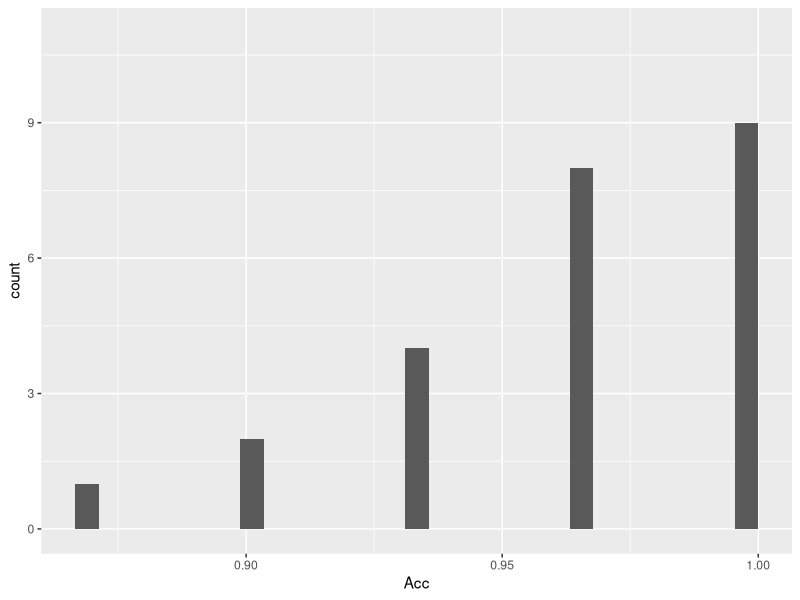
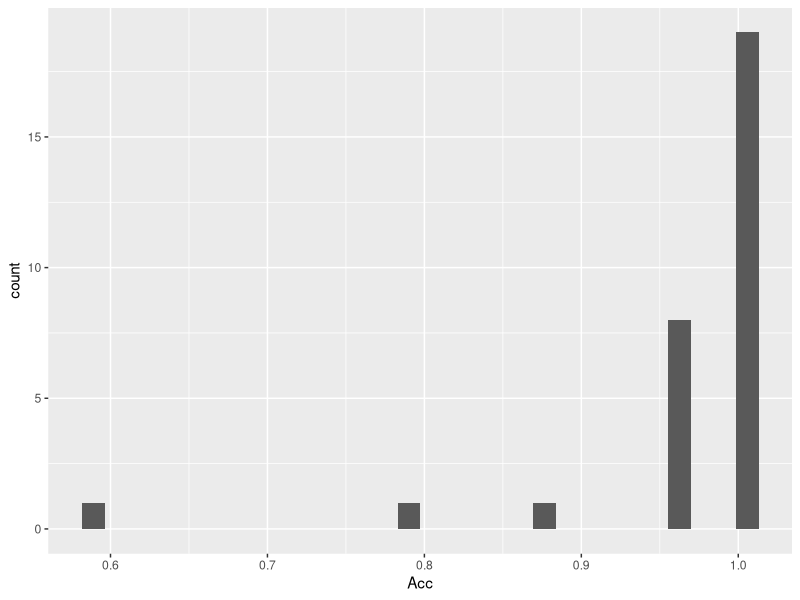
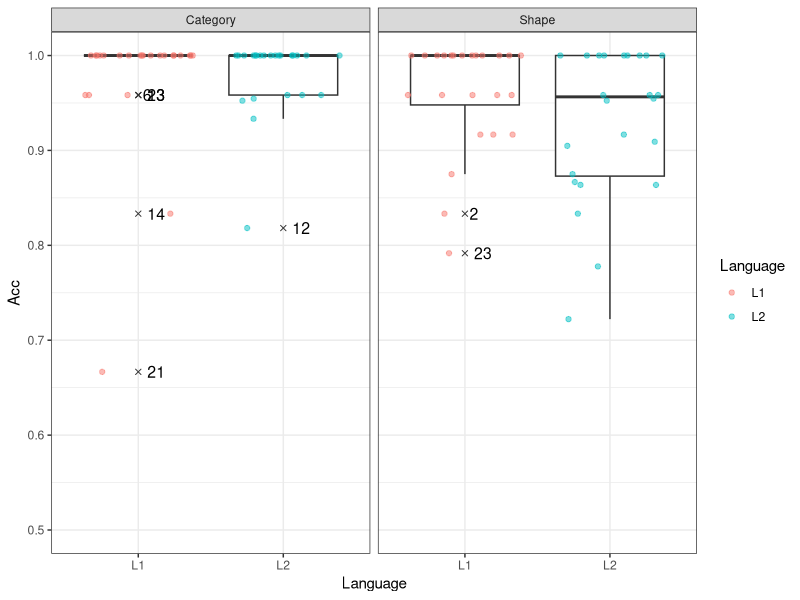
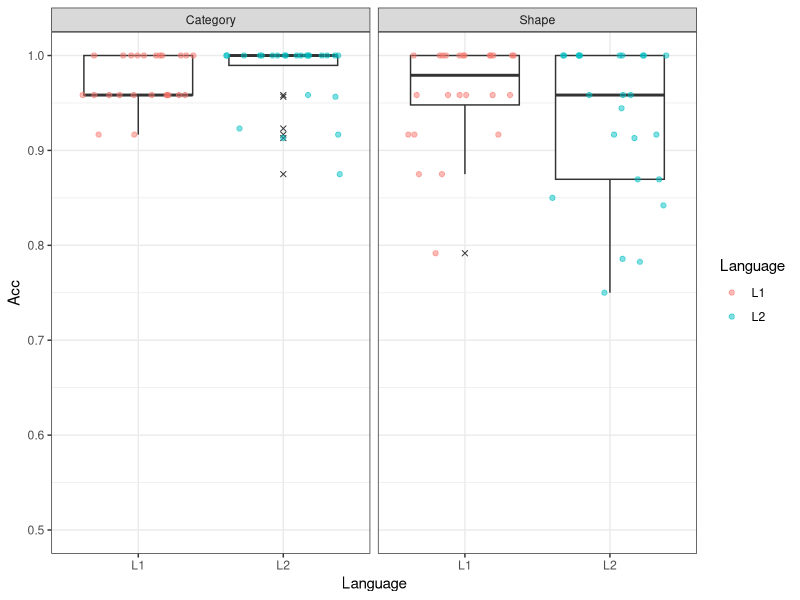

Write the R code that produced these figures, in order. (Note: this script raises an error after producing the figures.)
## ---- chunk 1
knitr::opts_chunk$set(echo = TRUE)
library(knitr)
library(dplyr)
library(ggplot2)
library(GGally)
library(tidyr)
library(lme4)
## ---- chunk 2
# Matching task
d_match <- read.csv("../data/data_matching-task.csv", fileEncoding = "UTF-8")
head(d_match)
## ---- chunk 3
# form/category task -- two versions to choose from (uncomment/comment one)

# # full version
# d_fc <- read.csv("../data/data_form-category-task.csv", fileEncoding = "UTF-8")

# cleaned version (see "~/data/process_data.Rmd" for details)
d_fc <- read.csv("../data/data_form-category-task_cleaned.csv", fileEncoding = "UTF-8")

head(d_fc)
## ---- chunk 4
backgr <- read.csv("../data/participant-background.csv", fileEncoding = "UTF-8")
head(backgr)
## ---- chunk 5
d_infe <- read.csv("../data/data_inference-task.csv", fileEncoding = "UTF-8", 
                   stringsAsFactors = FALSE)
# Want to change "visuospatial" to "spatial" for clarity
d_infe$Type[d_infe$Type == "Visuospatial"] <- "Spatial"
head(d_infe)
## ---- chunk 6
head(d_match)
## ---- chunk 7
d_match %>% group_by(Subject) %>% summarise(Acc = mean(Score)) %>%
  ggplot(aes(x = Acc)) + geom_histogram() + ylim(0, 11)
## ---- chunk 8
d_match$Error <- ifelse(d_match$Score == 1, 0, 1)
d_match %>% group_by(Subject) %>% 
  summarise(NbErrors = sum(Error)) %>%
  group_by(NbErrors) %>%
  summarise(Freq = n()) %>%
  kable
## ---- chunk 9
d_match %>% group_by(TargetWord) %>% summarise(Acc = mean(Score)) %>%
  ggplot(aes(x = Acc)) + geom_histogram()
## ---- chunk 10
d_match %>% group_by(TargetWord) %>% 
  summarise(NbErrors = sum(Error)) %>%
  arrange(- NbErrors) %>%
  print(n = 12)
## ---- chunk 11
d_fc_subj <- d_fc %>% 
  group_by(Subject, Task, Language) %>%
  summarise(Acc = mean(Score))
## ---- chunk 12
d_fc_subj <- d_fc %>% 
  group_by(Subject, Task, Language) %>%
  summarise(Acc = mean(Score))

# To be able to plot the label names of outliers (SPSS does it by default), we
# adapt the solution proposed in
# https://stackoverflow.com/questions/33524669/labeling-outliers-of-boxplots-in-r
is_outlier <- function(x) {
  return(x < quantile(x, 0.25) - 1.5 * IQR(x) | x > quantile(x, 0.75) + 1.5 * IQR(x))
}
# Outlier contains a subject ID if they are an outlier for a task-language combo
d_fc_subj <- d_fc_subj %>%
  group_by(Task, Language) %>%
  mutate(Outlier = ifelse(is_outlier(Acc), Subject, as.numeric(NA)))
head(d_fc_subj)
## ---- chunk 13

ggplot(d_fc_subj, aes(x = Language, y = Acc)) +
  geom_boxplot(outlier.shape = 4) +
  geom_jitter(height = 0, alpha = .5, aes(colour = Language)) +
  geom_text(aes(label = Outlier), na.rm = TRUE, hjust = -0.5, size = 4) +
  facet_grid(. ~ Task) +
  ylim(.5, 1) +
  theme_bw()
## ---- chunk 14
d_fc_item <- d_fc %>% 
  group_by(ItemID, Task, Language) %>%
  summarise(Acc = mean(Score))
head(d_fc_item)
## ---- chunk 15
ggplot(d_fc_item, aes(x = Language, y = Acc)) +
  geom_boxplot(outlier.shape = 4) +
  geom_jitter(height = 0, alpha = .5, aes(colour = Language)) +
  facet_grid(. ~ Task) +
  ylim(.5, 1) +
  theme_bw()

## ---- chunk 16
# Sum coding for factors
# Task
contrasts(d_fc$Task) <- contr.sum(2)
colnames(contrasts(d_fc$Task)) <- "Categ_vs_Shape"
contrasts(d_fc$Task)
# Language
contrasts(d_fc$Language) <- - contr.sum(2)
colnames(contrasts(d_fc$Language)) <- "L2_vs_L1"
contrasts(d_fc$Language)
## ---- chunk 17
# fail to converge...

# fm_fc <- glmer(Score ~ Task * Language +
#                  (Task * Language | Subject) +
#                  (Task * Language | ItemID),
#                data = d_fc,
#                family = "binomial")

# fm_fc <- glmer(Score ~ Task * Language +
#                  (Task * Language | Subject) +
#                  (Task + Language | ItemID),
#                data = d_fc,
#                family = "binomial")

# The only model I can get to converge with any random slope by subjects:
# fm_fc7 <- glmer(Score ~ Task * Language +
#                   (1 + Task | Subject) +
#                   (1 | ItemID),
#                 data = d_fc,
#                 family = "binomial")
# summary(fm_fc7)
## ---- chunk 18
ggpairs(backgr[, c(2, 4:7)], lower = list(continuous = "smooth"))
## ---- chunk 19
ggplot(backgr, aes(x = LexTale)) + geom_histogram(binwidth = .05)
## ---- chunk 20
# Subset form/category task data in L2 only:
d_fc_l2 <- d_fc_subj %>% select(-Outlier) %>% filter(Language == "L2")
# Add their proficiency scores:
d_fc_l2 <- left_join(d_fc_l2, backgr %>% select(Subject, LexTale))
## ---- chunk 21
ggplot(d_fc_l2, aes(x = LexTale, y = Acc, colour = Task)) +
  geom_point() +
  geom_smooth(method = "lm")
## ---- chunk 22
by(d_fc_l2, d_fc_l2$Task, function(df) with(df, cor.test(Acc, LexTale)))
## ---- chunk 23
d_infe_subj <- d_infe %>% 
  group_by(Subject, Language, Type) %>%
  summarise(Acc = mean(Score))
head(d_infe_subj)
## ---- chunk 24
ggplot(d_infe_subj, aes(x = Language, y = Acc)) +
  geom_boxplot(outlier.shape = 4) +
  geom_jitter(height = 0, alpha = .5, aes(colour = Language)) +
  facet_grid(. ~ Type) +
  ylim(0, 1) +
  geom_hline(yintercept = .5, linetype = "dotted") +
  theme_bw()
## ---- chunk 25
d_infe %>%
  mutate(Val = ifelse(Valid == 1, "valid", "invalid")) %>%
  group_by(Subject, Language, Type, Val) %>%
  summarise(Acc = mean(Score)) %>%
  ggplot(aes(x = Language, y = Acc)) +
  geom_boxplot(outlier.shape = 4) +
  geom_jitter(height = 0, alpha = .5, aes(colour = Language)) +
  facet_grid(Type ~ Val) +
  ylim(0, 1) +
  geom_hline(yintercept = .5, linetype = "dotted") +
  theme_bw()
## ---- chunk 26
d_infe_ite <- d_infe %>%
  mutate(Val = ifelse(Valid == 1, "valid", "invalid")) %>%
  group_by(InferPattern, Language, Type, Val) %>%
  summarise(Acc = mean(Score))

ggplot(d_infe_ite, aes(x = Language, y = Acc)) +
  geom_boxplot(outlier.shape = 4) +
  geom_jitter(height = 0, alpha = .5, aes(colour = Language)) +
  facet_grid(. ~ Type) +
  ylim(0, 1) +
  geom_hline(yintercept = .5, linetype = "dotted") +
  theme_bw()
## ---- chunk 27
ggplot(d_infe_ite, aes(x = Language, y = Acc)) +
  geom_boxplot(outlier.shape = 4) +
  geom_jitter(height = 0, alpha = .5, aes(colour = Val)) +
  facet_grid(. ~ Type) +
  ylim(0, 1) +
  geom_hline(yintercept = .5, linetype = "dotted") +
  theme_bw()
## ---- chunk 28
ggplot(d_infe_ite, aes(x = Language, y = Acc)) +
  geom_boxplot(outlier.shape = 4) +
  geom_jitter(height = 0, alpha = .5, aes(colour = Language)) +
  facet_grid(Type ~ Val) +
  ylim(0, 1) +
  geom_hline(yintercept = .5, linetype = "dotted") +
  theme_bw()
## ---- chunk 29
# Compute by speaker averages for later plotting and add that to data frame
mean_RT <- d_infe %>% group_by(Subject) %>% 
  summarise(Mean_RT = mean(RT),
            Median_RT = median(RT))
d_infe <- left_join(d_infe, mean_RT)
# Order Subject levels according to Median_RT
d_infe$Subject <- factor(d_infe$Subject, levels = mean_RT$Subject[order(mean_RT$Median_RT)])
## ---- chunk 30
ggplot(d_infe, aes(x = Language, y = RT)) +
  geom_boxplot() +
  facet_wrap(~ Subject) +
  geom_hline(aes(yintercept = Mean_RT), linetype = "dotted", colour = "red") +
  geom_hline(aes(yintercept = Median_RT), linetype = "dashed", colour = "blue") +
  ggtitle("Raw Response Times (no outliers removed)") +
  theme_bw()
## ---- chunk 31
summary(d_infe$RT)
## ---- chunk 32
ggplot(d_infe, aes(x = Language, y = RT)) +
  geom_boxplot() +
  facet_wrap(~ Subject) +
  geom_hline(aes(yintercept = Mean_RT), linetype = "dotted", colour = "red") +
  geom_hline(aes(yintercept = Median_RT), linetype = "dashed", colour = "blue") +
  ylim(-0.5, 10) +
  ggtitle("Raw Response Times: only RTs < 10 s") +
  theme_bw()
## ---- chunk 33
ggplot(d_infe, aes(x = factor(Score), y = RT)) +
  geom_boxplot() +
  facet_grid(. ~ Language)
## ---- chunk 34
d_infe %>% group_by(Language, Score) %>% 
  summarise(Mean_RT = mean(RT), SD_RT = sd(RT)) %>%
  kable
## ---- chunk 35
table(d_infe$Score)
## ---- chunk 36
d_infe %>%
  mutate(Error = ifelse(Score == 0, 1, 0)) %>%
  group_by(Subject) %>%
  summarise(nbErrors = sum(Error), nbObs = n()) %>%
  mutate(dataLossPerc = round(100 * nbErrors / nbObs)) %>%
  arrange(-nbErrors) %>%
  select(Subject, nbErrors, dataLossPerc) %>%
  print(n = 24)
## ---- chunk 37
d_infe %>%
  mutate(Error = ifelse(Score == 0, 1, 0)) %>%
  group_by(Subject, Language) %>%
  summarise(nbErrors = sum(Error), nbObs = n()) %>%
  mutate(dataLossPerc = round(100 * nbErrors / nbObs)) %>%
  arrange(-nbErrors) %>%
  select(Subject, Language, nbErrors, dataLossPerc)
## ---- chunk 38
d_infe_corr <- d_infe %>% filter(Score == 1)
## ---- chunk 39
d_infe %>%
  mutate(Error = ifelse(Score == 0, 1, 0)) %>%
  group_by(InferPattern, Type) %>%
  summarise(nbErrors = sum(Error), nbObs = n()) %>%
  mutate(dataLossPerc = round(100 * nbErrors / nbObs)) %>%
  arrange(-nbErrors) %>%
  select(InferPattern, nbErrors, dataLossPerc)
## ---- chunk 40
d_infe_corr <- d_infe %>% filter(Score == 1)
## ---- chunk 41
# Following
# http://www.cookbook-r.com/Graphs/Plotting_distributions_(ggplot2)/
ggplot(d_infe_corr, aes(x = RT)) + 
  geom_histogram(aes(y=..density..),  # Histogram with density instead of count on y-axis
                 binwidth=.5, colour="black", fill="white") +
  geom_density(alpha=.2, fill="#FF6666")  # Overlay with transparent density plot
## ---- chunk 42
# Because log of negative number is not defined, we somewhat arbitrarily add
# 0.5 to all RTs (just a shift in scale) to make them all positive:
d_infe_corr$logRT <- log(d_infe_corr$RT + 0.5)
ggplot(d_infe_corr, aes(x = logRT)) + 
  geom_histogram(aes(y=..density..),  # Histogram with density instead of count on y-axis
                 colour="black", fill="white") +
  geom_density(alpha=.2, fill="#FF6666")  # Overlay with transparent density plot
## ---- chunk 43
# Compute by speaker averages and medians for logRT
mean_logRT <- d_infe_corr %>% group_by(Subject) %>% 
  summarise(Mean_logRT = mean(logRT),
            Median_logRT = median(logRT))
d_infe_corr <- left_join(d_infe_corr, mean_logRT)
# Order Subject levels according to Median_logRT now
d_infe_corr$Subject <- factor(
  d_infe_corr$Subject, 
  levels = mean_logRT$Subject[order(mean_logRT$Median_logRT)]
  )
## ---- chunk 44
ggplot(d_infe_corr, aes(x = Language, y = logRT)) +
  geom_boxplot() +
  facet_wrap(~ Subject) +
  geom_hline(aes(yintercept = Mean_logRT), linetype = "dotted", colour = "red") +
  geom_hline(aes(yintercept = Median_logRT), linetype = "dashed", colour = "blue") +
  ggtitle("Log-transformed Response Times (no observations removed)") +
theme_bw()
## ---- chunk 45
# Summarize RTs by subject
rt_subj <- d_infe_corr %>%
  group_by(Subject, Language, Type) %>%
  summarise(logRT = mean(logRT))
head(rt_subj, 7)
## ---- chunk 46
ggplot(rt_subj, aes(x = Language, y = logRT, colour = Language)) +
  geom_boxplot() +
  facet_grid(. ~ Type)
## ---- chunk 47
sem_fun <- function(x) sd(x) / sqrt(length(x))
rt_subj_summ <- rt_subj %>%
  group_by(Language, Type) %>%
  summarise(M = mean(logRT), SE = sem_fun(logRT))
rt_subj_summ
## ---- chunk 48
ggplot(rt_subj_summ, aes(x = Language, y = M, colour = Language)) +
  geom_point(size = 2) +
  geom_errorbar(aes(ymin = M - 1.96 * SE, ymax = M + 1.96 * SE), width = .25,
                size = 1) +
  facet_grid(. ~ Type) +
  theme_bw()
## ---- chunk 49
ggplot(rt_subj_summ, aes(x = Language, y = M)) +
  geom_point(size = 2) +
  geom_errorbar(aes(ymin = M - 1.96 * SE, ymax = M + 1.96 * SE), width = .25,
                size = 1) +
  geom_jitter(data = rt_subj, aes(y = logRT, colour = Language), height = 0, 
              alpha = .4) +
  facet_grid(. ~ Type) +
  theme_bw()
## ---- chunk 50
ggplot(rt_subj_summ, aes(x = Language, y = M)) +
  geom_point(size = 2) +
  geom_errorbar(aes(ymin = M - 1.96 * SE, ymax = M + 1.96 * SE), width = .25,
                size = 1) +
  geom_jitter(data = rt_subj, aes(y = logRT, colour = Language), height = 0, 
              alpha = .4) +
  geom_line(data = rt_subj, aes(y = logRT, group = Subject), alpha = .3) +
  facet_grid(. ~ Type) +
  theme_bw()
## ---- chunk 51
# NB: We remove control condition, for clarity.
rt_subj_amlap <- rt_subj %>% filter(Type != "Control") 
rt_subj_amlap
rt_subj_summ <- rt_subj %>%
  group_by(Language, Type) %>%
  summarise(M = mean(logRT), SE = sem_fun(logRT))

rt_subj_summ %>%
  filter(Type != "Control") %>%
ggplot(aes(x = Language, y = M)) +
  geom_point(size = 2) +
  geom_errorbar(aes(ymin = M - 1.96 * SE, ymax = M + 1.96 * SE), width = .25,
                size = 1) +
  geom_jitter(data = rt_subj %>% filter(Type != "Control"), aes(y = logRT, colour = Language), height = 0, 
              alpha = .4) +
  facet_grid(. ~ Type) +
  ylab("Response Times\n(log seconds)") +
  theme_bw()
## ---- chunk 52
ggsave("fig_exp2_amlap.png", height = 2.5, width = 5)
## ---- chunk 53
# Sum coding for Language
d_infe_corr$Language <- factor(d_infe_corr$Language)
contrasts(d_infe_corr$Language) <- - contr.sum(2)
colnames(contrasts(d_infe_corr$Language)) <- "L2_vs_L1"
contrasts(d_infe_corr$Language)

# Type, with 2 possibilities
# 1) Helmert coding
d_infe_corr$Type <- factor(d_infe_corr$Type)
contrasts(d_infe_corr$Type) <- contr.helmert(3)
colnames(contrasts(d_infe_corr$Type)) <- c("Spat_vs_Cont", "Visual_vs_rest")
contrasts(d_infe_corr$Type)
contrasts(d_infe_corr$Language)
# # 2) Treatment/dummy coding
# d_infe_corr$Type <- factor(d_infe_corr$Type, 
#                            levels = c( "Visual", "Control", "Visuospatial"))
# contrasts(d_infe_corr$Type) <- contr.treatment(3)
# colnames(contrasts(d_infe_corr$Type)) <- c("Contr-vs-Visu", "Spat-vs-Visu")
# contrasts(d_infe_corr$Type)
## ---- chunk 54
# # Model with critical interaction
# fm_RT <- lmer(logRT ~ Language * Type +
#                 (1 + Language * Type | Subject) +
#                 (1 + Language * Type | InferPattern),
#               data = d_infe_corr, REML = FALSE)
# summary(fm_RT)
# # Model WITHOUT critical interaction
# fm_RT_nointeract <- lmer(logRT ~ Language + Type +
#                            (1 + Language * Type | Subject) +
#                            (1 + Language * Type | InferPattern),
#                          data = d_infe_corr, REML = FALSE)
# summary(fm_RT_nointeract)
## ---- chunk 55
# anova(fm_RT, fm_RT_nointeract)
## ---- chunk 56
RTs_proficiency <- d_infe_corr %>%
  filter(Type == "Visual") %>%
  group_by(Subject, Language) %>%
  summarise(M = mean(logRT)) %>%
  # From long to wide
  spread(Language, M) %>%
  # compute difference
  mutate(L1_minus_L2 = L1 - L2) %>%
  # Join with information about proficiency and accuracy in the shape task
  left_join(d_fc_l2 %>%
              ungroup() %>%
              mutate(Subject = as.character(Subject)) %>% 
              filter(Task == "Shape") %>% 
              select(Subject, Acc, LexTale))
head(RTs_proficiency)
## ---- chunk 57
ggplot(RTs_proficiency, aes(x = LexTale, y = L1_minus_L2)) +
  geom_point() +
  geom_smooth(method = "lm")
## ---- chunk 58
with(RTs_proficiency, cor.test(L1_minus_L2, LexTale))
## ---- chunk 59
ggplot(RTs_proficiency, aes(x = Acc, y = L1_minus_L2)) +
  geom_point() +
  geom_smooth(method = "lm")
## ---- chunk 60
with(RTs_proficiency, cor.test(L1_minus_L2, Acc))
## ---- chunk 61
# Compute mean and SD of all RTs in each of the cells given by the six
# Language-Type combinations:
RT_cutoff <- d_infe_corr %>%
  group_by(Language, Type) %>%
  summarise(M = mean(RT), SD = sd(RT))
head(RT_cutoff)
# Based on this we compute the upper and lower cutoff points:
RT_cutoff <- RT_cutoff %>%
  mutate(lower_cutoff = M - 2 * SD, upper_cutoff = M + 2 * SD)
head(RT_cutoff)
## ---- chunk 62
# add the upper cutoff points to the data set:
d_infe_corr <- left_join(d_infe_corr, 
                         RT_cutoff %>% select(Language, Type, upper_cutoff))
head(d_infe_corr)
# Add column containing RTs or cutoff points for outliers
d_infe_corr <- d_infe_corr %>%
  mutate(
    # Replaces outliers with cutoffs
    RT_trimmed = ifelse(RT <= upper_cutoff, RT, upper_cutoff),
    # Indicator variable to keep track of trimmed responses
    Trimmed = ifelse(RT <= upper_cutoff, 0, 1)
    )
head(d_infe_corr)
## ---- chunk 63
d_infe_corr %>%
  group_by(Language, Type) %>%
  summarise(NbTrimmed = sum(Trimmed))
## ---- chunk 64
ggplot(d_infe_corr, aes(x = RT_trimmed)) + 
  geom_histogram(aes(y=..density..),  # Histogram with density instead of count on y-axis
                 binwidth=.5, colour="black", fill="white") +
  geom_density(alpha=.2, fill="#FF6666")  # Overlay with transparent density plot
## ---- chunk 65
# Summarize RTs by subject
rt_subj <- d_infe_corr %>%
  group_by(Subject, Language, Type) %>%
  summarise(RT_trimmed = mean(RT_trimmed))
head(rt_subj, 7)
## ---- chunk 66
ggplot(rt_subj, aes(x = Language, y = RT_trimmed, colour = Language)) +
  geom_boxplot() +
  facet_grid(. ~ Type)
## ---- chunk 67
rt_subj_summ <- rt_subj %>%
  group_by(Language, Type) %>%
  summarise(M = mean(RT_trimmed), SE = sem_fun(RT_trimmed))
rt_subj_summ
## ---- chunk 68
ggplot(rt_subj_summ, aes(x = Language, y = M, colour = Language)) +
  geom_point(size = 2) +
  geom_errorbar(aes(ymin = M - 1.96 * SE, ymax = M + 1.96 * SE), width = .25,
                size = 1) +
  facet_grid(. ~ Type) +
  theme_bw()
## ---- chunk 69
ggplot(rt_subj_summ, aes(x = Language, y = M)) +
  geom_point(size = 2) +
  geom_errorbar(aes(ymin = M - 1.96 * SE, ymax = M + 1.96 * SE), width = .25,
                size = 1) +
  geom_jitter(data = rt_subj, aes(y = RT_trimmed, colour = Language), height = 0, 
              alpha = .4) +
  facet_grid(. ~ Type) +
  theme_bw()
## ---- chunk 70
ggplot(rt_subj_summ, aes(x = Language, y = M)) +
  geom_point(size = 2) +
  geom_errorbar(aes(ymin = M - 1.96 * SE, ymax = M + 1.96 * SE), width = .25,
                size = 1) +
  geom_jitter(data = rt_subj, aes(y = RT_trimmed, colour = Language), height = 0, 
              alpha = .4) +
  geom_line(data = rt_subj, aes(y = RT_trimmed, group = Subject), alpha = .3) +
  facet_grid(. ~ Type) +
  theme_bw()
## ---- chunk 71
# # Model with critical interaction
# fm_RT_trimmed <- lmer(RT_trimmed ~ Language * Type +
#                 (1 + Language * Type | Subject) +
#                 (1 + Language * Type | InferPattern),
#               data = d_infe_corr, REML = FALSE)
# summary(fm_RT_trimmed)
# # Model WITHOUT critical interaction
# fm_RT_trimmed_nointeract <- lmer(RT_trimmed ~ Language + Type +
#                            (1 + Language * Type | Subject) +
#                            (1 + Language * Type | InferPattern),
#                          data = d_infe_corr, REML = FALSE)
# summary(fm_RT_trimmed_nointeract)
## ---- chunk 72
# anova(fm_RT_trimmed, fm_RT_trimmed_nointeract)
